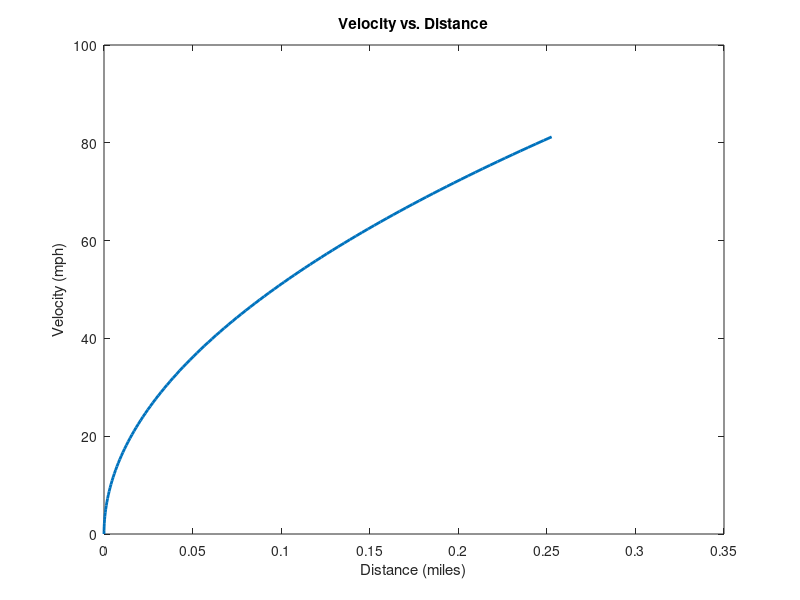
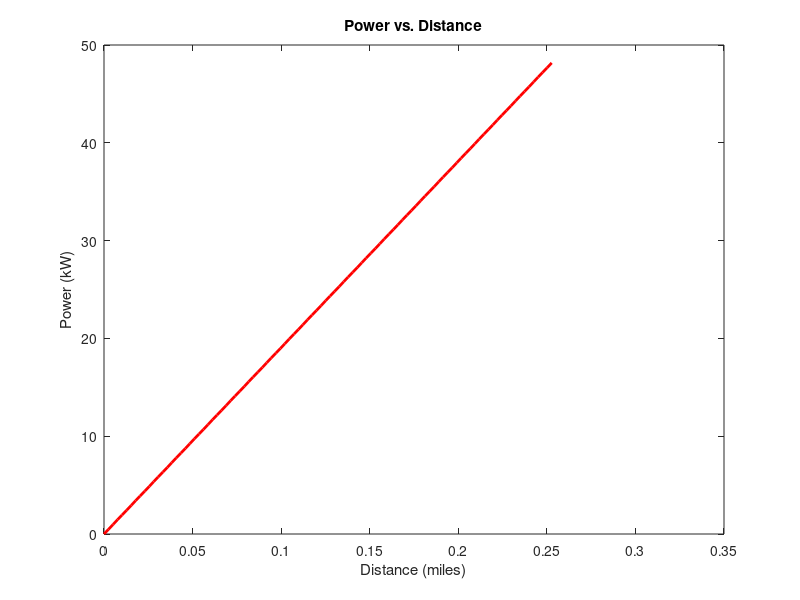
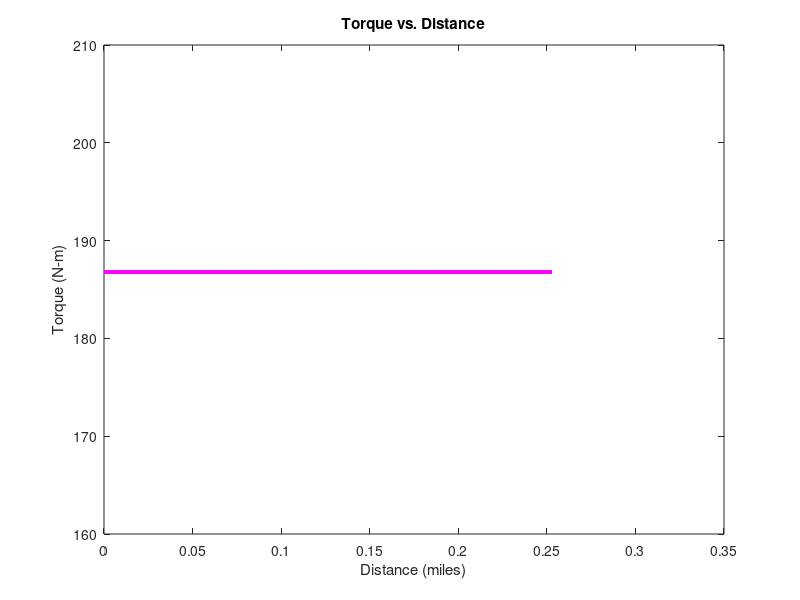

The MATLAB script that drew these images, in order: (Note: this script raises an error after producing the figures.)
%% =>- %% ECE 497 / 597 - EV Quarter Mile for CBR500 Using AC-51 %%%%%%%%%
%  - - - - - - - - - - - - - - - - - - - - - - - - - - - - - - - - - - - -
%  Can uncomment Moment of Inertia & Velocity using Moment of Inertia
%  equations if moment of inertia is given for the rotor
%  - - - - - - - - - - - - - - - - - - - - - - - - - - - - - - - - - - - -
%  Two Wheeled Unicycle
%  - - - - - - - - - - - - - - - - - - - - - - - - - - - - - - - - - - - -
%  Ross Gann, Ross Kennedy, Katey Faber
%  - - - - - - - - - - - - - - - - - - - - - - - - - - - - - - - - - - - -
%%%%%%%%%%%%%%%%%%%%%%%%%%%%%%%%%%%
%% INITIALIZATION
clear; clc;

%% VARIABLES
% -------------------
% ENVIRONMENT
% -------------------
rho = 1.16;            % kg/m^3 (Air Density)
g = 9.81;              % m/s^2 (Gravity)
AF = 0.438;            % approx upright SA of CBR1000
CD = 0.270;            % coefficient of drag of CBR1000rr
% -------------------
% PARAMETERS - VEHICLE - CBR500
% -------------------
distance = 0;
CurbMass = 194.138;                                 % kilograms
EMMass = 52.2;                                       % Electric Machine Mass kilograms
EMass = 29.84638;                                   % Engine Mass kilograms
FTMass = 6.80389;                                   % Fuel Tank Mass kilograms, used 15 lbs from the 12-20 lb range
TMass = 4.9;                                        % Transmission kilograms
CMass = 3.9;                                        % Clutch kilograms
RMass = 60;                                         % Mass of Rider kilograms
massBatt = 22.68;                                   % mass of battery calculated below
Meq = CurbMass - EMass - FTMass - TMass - CMass + EMMass + RMass + massBatt;      % total mass kilograms

FR = 135.4;             % Rolling Resistance 
% -------------------
% PARAMETERS - AC-51 19 Spline
% -------------------
% Pr = 53000;                     % Rated Power Watts
% Tr = 162.76;                    % Rated Torque

% % AC-51 96 Volt
PrHP = 64.57;                   % Rated Power HP
Pr = PrHP*0.746*1000;           % Rated Power Watts
Trftlbs = 137.32;               % Rated Torque   
Tr = Trftlbs*1.36;              % Converting ft-lbs to N-m

% These are some of the other electric machines that were tested %

% AC-51 108 Volt
% PrHP = 74.14;                   % Rated Power HP
% Pr = PrHP*0.746*1000;           % Rated Power Watts
% Trftlbs = 136.44;               % Rated Torque   
% Tr = Trftlbs*1.36;              % Converting ft-lbs to N-m

% AC-51 144 Volt
% PrHP = 88.09;                   % Rated Power HP
% Pr = PrHP*0.746*1000;           % Rated Power Watts
% Trftlbs = 100.45/0.73756;       % Rated Torque   
% Tr = Trftlbs*1.36;              % Converting ft-lbs to N-m

% UNCOMMENT THIS SECTION IF MOI IS GIVEN
% J = 9;                  % Moment of Inertia of Rotor

% -------------------
% TIRES - 160/60-17 Rear Wheel Tire
% -------------------
d = 0.6298;             % meters
swh = 0.099;            % meters
Rw = (d + 2*swh)/2;     % meters, assumed both tires are same size (in reality not)
Cr = 0.02;              % Rolling Resistance
vconv = 1609.34/3600;   % mi/h to m/s
% -------------------
% GEARBOX
% -------------------
Ngb = 2.6;              % Gear Ratio
ngb = 0.9;              % gearbox efficiency (no gears in electric motorcycles)

%% Rated Parameters
wr = Pr/Tr;             % (rad/s) Rated angular speed of the rotor
wmr = wr/Ngb;           % (rad/s) Rated anglue speed of the wheel
vmr = wmr*Rw;           % (m/s) Rated vehicle speed
vmr_mph = vmr/vconv;    % (mi/h) Rated vehicle speed

vts = 100*vconv;        % (m/s) Top Speed

t(1) = 0;               % Initial time
dt = 0.1;               % Time step is 1s
vm(1) = 0;              % Initial speed
i =1;                   % Counter

%% CONSTANT TORQUE MODE for Quarter Mile
while vm(i)< vmr && distance <= 402.336
    % CALCULATE SPEED AT NEXT STEP
    % COMMENT THIS SECTION IF MOI IS GIVEN
    FD = 0.5*AF*CD*rho*vm(i);
    vm(i+1) = vm(i) + dt*(Ngb*ngb*Tr - Rw*(FR + FD))/Rw/Meq;
    
    % UNCOMMENT THIS SECTION IF MOI IS GIVEN
    % vm(i+1) = vm(i) + dt*(Ngb*ngb*Tr - Rw*(FR + FD))/(Rw*Meq+J/Rw);
    
    % CALCULATE TIME AT NEXT STEP
    t(i+1) = t(i)+dt;
    
    % CALCULATE POSITION
    x(i) = vm(i)*t(i);
    
    % SET CURRENT POSITION EQUAL TO DISTANCE TO MONITOR WHEN IT REACHES 1/4
    % MILE
    distance = x(i);
    
    % INCREMENT STEP
    i = i+1;
end

time_rated = t(i);

%% CONSTANT POWER MODE for Quarter Mile
while vm(i) < vts && distance <= 402.336
    % CALCULATE SPEED AT NEXT STEP
    % COMMENT THIS SECTION IF MOI IS GIVEN
    FD = 0.5*AF*CD*rho*vm(i);
    vm(i+1) = vm(i) + dt*(ngb*Pr/vm(i)*Rw - Rw*(FR + FD))/Rw/Meq;
    
    % UNCOMMENT THIS SECTION IF MOI IS GIVEN
    %  vm(i+1) = vm(i) + dt*(ngb*Pr/vm(i)*Rw - Rw*(FR + FD))/(Rw*Meq+J/Rw);
    
    % CALCULATE TIME AT NEXT STEP
    t(i+1) = t(i)+dt;
    
    % CALCULATE POSITION
    x(i) = vm(i)*t(i);
        
    % SET CURRENT POSITION EQUAL TO DISTANCE TO MONITOR WHEN IT REACHES 1/4
    % MILE
    distance = x(i);
    
    % INCREMENT STEP
    i = i+1;
end

time_final = t(i);

% CREATE ROTOR POWER DATA
Protor = [0, Pr, Pr]/1e3;
trotor = [0, time_rated, time_final ];


%% PLOT RESULTS
vm = vm./vconv;  % Conver to mi/h
xmiles = x./1609;

% plot for velocity vs. distance
figure(1); plot(xmiles,vm(1:length(x)),'LineWidth',2);
xlabel('Distance (miles)');
ylabel('Velocity (mph)');
title('Velocity vs. Distance')

% plot for power vs. distance
xdist = linspace(0,(distance/1609));
power = ((Pr/1e3)/(distance/1609))*xdist;
figure(2); plot(xdist,power,'r','LineWidth',2);
xlabel('Distance (miles)');
ylabel('Power (kW)');
title('Power vs. Distance')

% plot for torque vs. distance
torque = ones(length(x))*Tr;
figure(3); plot((x/1609),torque,'m','LineWidth',2);
xlabel('Distance (miles)');
ylabel('Torque (N-m)');
title('Torque vs. Distance')

H = figure(4);           % PLOT VELOCITY
yyaxis left;
plot(t,vm,'r','LineWidth',2)
ylabel('Velocity (mi/h)')
xlabel('Time (s)');

yyaxis right       % PLOT ROTOR POWER
plot(trotor,Protor,'b--','LineWidth',2)

ax = gca;           % SET Y-AXIS COLOR
ax.YAxis(1).Color = 'k';
ax.YAxis(2).Color = 'k';
legend('Velocity ({\itv}_m)','Rotor Power ({\itP}_{R})','Location','SouthEast')
fprintf('The Time for A Quarter Mile is: %0.2f seconds\n', time_final)
%fMUPEL_PLOT('Tesla Model S - Acceraltion Profile','Time (s)','Rotor Power (kW)','OneNote','HW02_PR02_A')
%% Battery 
Power = @(t) 4.46*t;                    % setting up to find Energy = integral of power 
tmin = 0;                               % starting time
tmax = time_final;                      % time to finish quarter mile
Energy = integral(Power,tmin,tmax);     % integrating power to find energy
DoD = 100;                              % depth of discharge is set to 100%
Ebt = Energy/DoD;                       % energy available in the battery kW
VBT_max = 96;                           % voltage needed to supply electric machine
Vcell_nom = 3.6;                        % voltage of one battery cell
NcellSeries = ceil(VBT_max/Vcell_nom);  % calculating the number of cells needed in the battery pack n
Icell_max = 45;                         % max amperage rating of single battery cell
Pcell_max = Vcell_nom*Icell_max;        % max power of one cell 
Pstr = NcellSeries*Pcell_max;           % power of string
Ptpeak = Pr;                            % peak power
Ncell_parallel = ceil(Ptpeak/Pstr);     % calculating number of cells in parallel
massCell = 0.07;                        % mass of singluar cell in kg
CellsNeeded = NcellSeries*Ncell_parallel; % cells needed to power electric machine
massBatt = massCell*CellsNeeded;        % mass of battery pack
diameterBatt = 21.4;                    % diameter of singular battery cell mm
lengthBatt = 70;                        % length of singular battery cell mm
widthChassis = 260;                     % width dimension of chassis
Ntop= ceil(widthChassis/lengthBatt);    % batterys that can fit in top
diagChassis = 428.7;                    % diagonal dimension of chassis mm
lengthChassis = 468;                    % length dimension of chassis mm
NcellDiag = ceil((diagChassis*0.85)/diameterBatt);   % number of battery cells that can fit along diagonal chassis
NcellHorz = ceil((lengthChassis*0.85)/diameterBatt); % number of battery cells that can fit along length chassis
Ncells = Ntop*NcellDiag*NcellHorz;                   % total number cells that can fit in chassis
%% Battery Simulation Energy & Power for Quarter Mile
t = 0:(11.3/113):11.3;                  % Ensuring battery simulation is only for time for quarter mile
DC_torque = ones(1,length(t)).*Tr;      % Torque is constant for entirety of quarter mile
w_speed = (vm/Rw).*vconv;               % changing units to rad/s for velocity
powa = DC_torque.*w_speed;              % calculating power using torque and angular velocity                  
figure; plot(t,powa,'b','LineWidth',2); % plotting power
title('Power as a Function of Time');
xlabel('Time (s)');
ylabel('Power (kW)');

Energy2 = powa.*(t/3600);               % calculating energy using power & time for quarter mile in hours
figure; plot(t,Energy2,'b','LineWidth',2);
title('Energy as a Function of Time');
xlabel('Time (s)');
ylabel('Energy (kWh)');

%% CONSTANT TORQUE MODE  %%%%%%%%%%%%%%%% NOT FOR QUARTER MILE FROM HERE ON, JUST TORQUE SPEED CURVE
while vm(i)< vmr %&& distance <= 402.336
    % CALCULATE SPEED AT NEXT STEP
    % COMMENT THIS SECTION IF MOI IS GIVEN
    FD = 0.5*AF*CD*rho*vm(i);
    vm(i+1) = vm(i) + dt*(Ngb*ngb*Tr - Rw*(FR + FD))/Rw/Meq;
    
    % UNCOMMENT THIS SECTION IF MOI IS GIVEN
    % vm(i+1) = vm(i) + dt*(Ngb*ngb*Tr - Rw*(FR + FD))/(Rw*Meq+J/Rw);
    
    % CALCULATE TIME AT NEXT STEP
    t(i+1) = t(i)+dt;
    
    % CALCULATE POSITION
    x(i) = vm(i)*t(i);
    
    % SET CURRENT POSITION EQUAL TO DISTANCE TO MONITOR WHEN IT REACHES 1/4
    % MILE
    distance = x(i);
    
    % INCREMENT STEP
    i = i+1;
end

time_rated = t(i);

%% CONSTANT POWER MODE
while vm(i) < vts %&& distance <= 402.336
    % CALCULATE SPEED AT NEXT STEP
    % COMMENT THIS SECTION IF MOI IS GIVEN
    FD = 0.5*AF*CD*rho*vm(i);
    vm(i+1) = vm(i) + dt*(ngb*Pr/vm(i)*Rw - Rw*(FR + FD))/Rw/Meq;
    
    % UNCOMMENT THIS SECTION IF MOI IS GIVEN
    %  vm(i+1) = vm(i) + dt*(ngb*Pr/vm(i)*Rw - Rw*(FR + FD))/(Rw*Meq+J/Rw);
    
    % CALCULATE TIME AT NEXT STEP
    t(i+1) = t(i)+dt;
    
    % CALCULATE POSITION
    x(i) = vm(i)*t(i);
        
    % SET CURRENT POSITION EQUAL TO DISTANCE TO MONITOR WHEN IT REACHES 1/4
    % MILE
    distance = x(i);
    
    % INCREMENT STEP
    i = i+1;
end

time_speed = t(i);

% CREATE ROTOR POWER DATA
Protor = [0, Pr, Pr]/1e3;
Trotor = [Tr, Tr, 0];
trotor = [0, vmr/vconv, vts/vconv ];

%% PLOT RESULTS
vm = vm./vconv;  % Conver to mi/h

H = figure(7);           % PLOT VELOCITY
title('Torque/Power vs Vehicle speed')
% yyaxis left;
% plot(t,vm,'r')
% ylabel('Velocity (mi/h)')
% xlabel('Time (s)');

yyaxis left;
plot(trotor,Trotor,'r','LineWidth',2)
ylabel('Torque (N-m)')
xlabel('Vehicle speed (mph)')

yyaxis right       % PLOT ROTOR POWER
plot(trotor,Protor,'b--','LineWidth',2)
ylabel('Power (kW)')

%%%%%%%%%%%%%%%%%%%%%%%%%%%%%%Ross G end
ax = gca;           % SET Y-AXIS COLOR
ax.YAxis(1).Color = 'k';
ax.YAxis(2).Color = 'k';
legend('Torque ({\itv}_m)','Rotor Power ({\itP}_{R})','Location','SouthEast')
%fMUPEL_PLOT('Tesla Model S - Acceraltion Profile','Time (s)','Rotor Power (kW)','OneNote','HW02_PR02_A')


